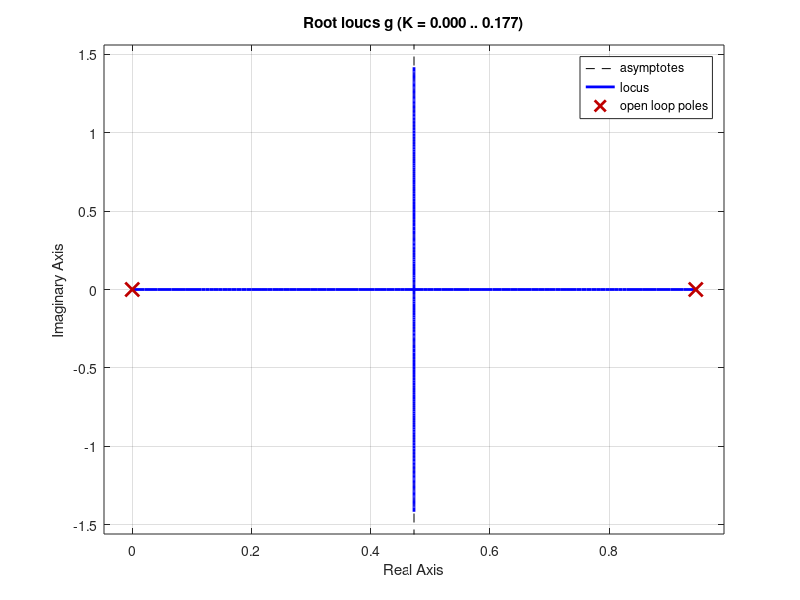

Write the MATLAB code that produced this figure. (Note: this script raises an error after producing the figure.)
a = -0.9453;
b = 12.6276;
Ts = 0.01;

g = tf ([b] , [1 a 0], Ts);
rlocus(g)
NL = saturation('LinearInterval',[-6 6]);


